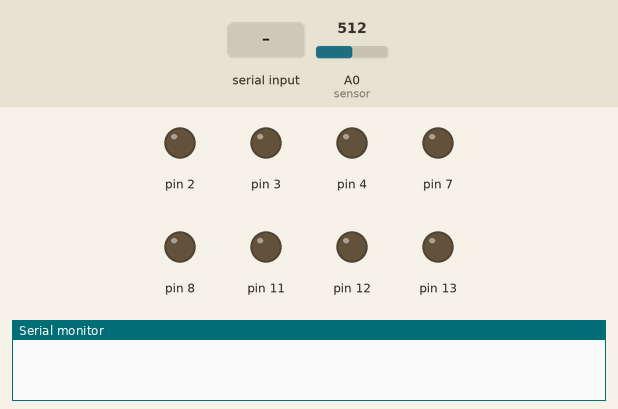
Recording of a sketch running on a simulated Arduino Uno, built with avr-gcc and run on an emulated ATmega328P. Shown: output pins drawn as LEDs (lit = HIGH), the last lines printed to the serial monitor. Dashed ring = blinking. The test bench sets the inputs (shaded band); at power-on: A0 (sensor) = 512.

Above: at 1.2 s.
1.3 s: "scan\n" received over Serial
At 1.55 s:
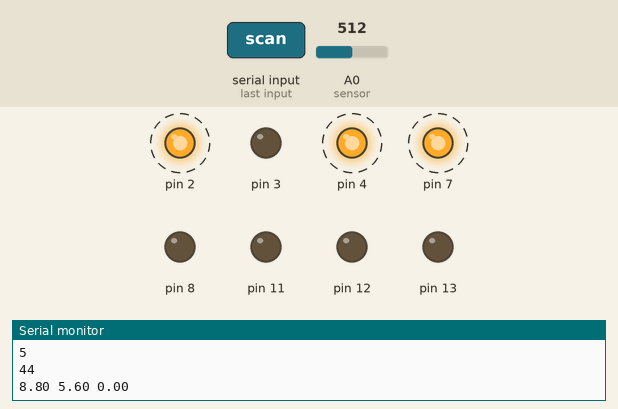
At 10.23 s:
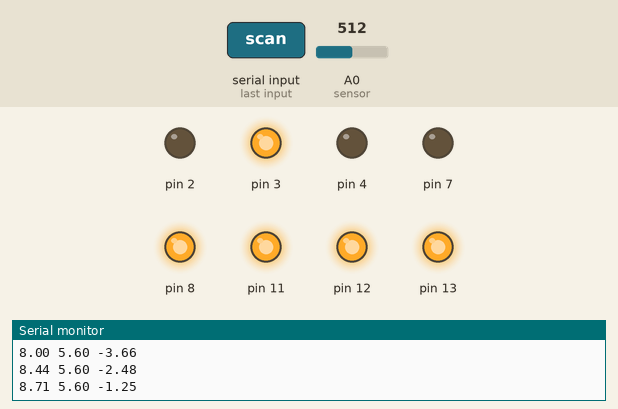
Timing chart, 0 to 10.3 s (numbered marks = the images above; inputs shaded):
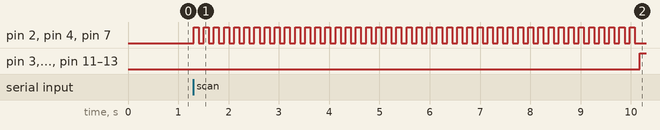

The sketch:

3dscanner.ino
```cpp
/* To run this program, upload it to the Arduino, then open the serial port.
   Next, place the object in the centre of the scanning area and place your
   hand ontop of the sensor as you will be required to provide some force
   after every 360 degree rotation in order to help the motor. Then, type
   scan into the serial monitor and wait for the scans to finish. Once the
   scan is completed, your measurements will be printed in the form x y z.
*/

// Initialize Variables
String message; // Output beginning data
int yCount; // Number of y decreases
bool scanning; // If scan is in progress

int precision = 44; // # of rotations for 360 degrees
int yLevels = 5; // Number of vertical movements

void setup() {
  // put your setup code here, to run once:
  Serial.begin(9600); // Initialize the serial port

  // Horizontal Motor Pins
  pinMode(2, OUTPUT);
  pinMode(4, OUTPUT);
  pinMode(7, OUTPUT);

  // Vertical Motor Pins
  pinMode(8, OUTPUT);
  pinMode(12, OUTPUT);
  pinMode(13, OUTPUT);
  pinMode(11, OUTPUT);
  pinMode(3, OUTPUT);

  message = "";
  yCount = 0;
  scanning = false;
}

void scan() { // Configures variables to start measuring
  reset();
  scanning = true;
  message += yLevels;
  message += "\n";
  message += precision;
  message += "\n";
}

void reset() { // Resets relevant variables
  yCount = 0;
  message = "";
  scanning = false;
}

void measure() {
  for (int i = 0; i < precision; i++) {
    // Turns on horizontal motor
    digitalWrite(2, HIGH);
    digitalWrite(4, HIGH);
    digitalWrite(7, HIGH);
    delay(100);
    // Turns off horizontal motor
    digitalWrite(2, LOW);
    digitalWrite(4, LOW);
    digitalWrite(7, LOW);

    // Courtesy of http://www.instructables.com/id/How-to-Use-the-Sharp-IR-Sensor-GP2Y0A41SK0F-Arduin/
    float volts = analogRead(A0)*0.0048828125;  // value from sensor * (5/1024)
    float distance = 13*pow(volts, -1); // worked out from datasheet graph

    if (distance <= 30.0) { // Checks if within valid range (of <= 30.0 cm)
      Serial.print(cos((i / float(precision)) * 6.28318530718) * (14 - distance));   // calculate & print x coordinate
      Serial.print(" ");
      Serial.print((yLevels - yCount - 1) * 1.4);                                    // calculate & print y coordinate
      Serial.print(" ");
      Serial.print(sin((i / float(precision)) * 6.28318530718) * (14 - distance));   // calculate & print z coordinate
      Serial.print("\n");
    } else {
      Serial.print("-1 -1 -1\n"); // If invalid measurement
    }
    delay(100);
  }

  // Moves sensor apparatus down
  // Turns on vertical motor
  digitalWrite(8, HIGH);
  digitalWrite(12, HIGH);
  digitalWrite(13, HIGH);
  analogWrite(3, 255);
  analogWrite(11, 255);
  delay(250); // Delay to move
  // Turns off vertical motor
  digitalWrite(8, LOW);
  digitalWrite(12, LOW);
  digitalWrite(13, LOW);
  analogWrite(11, 0);
  analogWrite(3, 0);
  yCount++; // Increases the count of verticle movements

  delay(3000);
}

void loop() {
  String token = Serial.readStringUntil('\n'); // Checks for input

  if (token == "scan") { // Waits for signal to start (an input of "scan")
    scan();             // If true, configures variables to start measuring
    Serial.print(message); // Prints specifications

  }

  if (scanning) {
    measure(); // Runs one cycle of the scanner
  }

  if (yCount == yLevels) { // Checks if the sensor has reached y = 0
                           // If so, ends measurements
    reset();
  }
}
```

Measured:
- after the input at 1.3 s, pin 2, pin 4, pin 7: alternates HIGH for 0.10 s and LOW for 0.10 s, starting at once; pin 3, pin 8, pin 11–13: LOW → HIGH after 8.9 s
